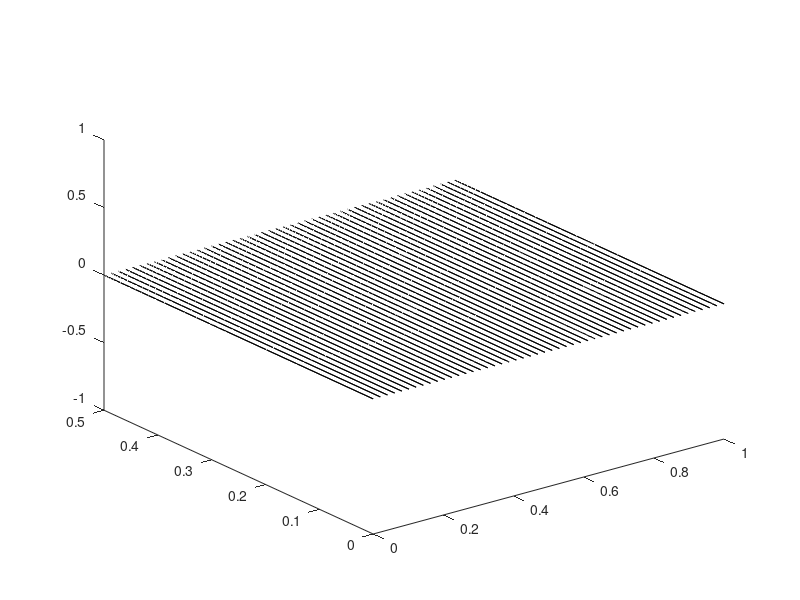

This figure's MATLAB source: (Note: this script raises an error after producing the figure.)
% 2021春

clear; clc;
n = 50;
colors = {'r', 'g', 'b', 'y', 'm'};

% plot3(0,0,0)

figure;
s = 20;

plot3(0,0,0)
k1 = 50; k2 = 50; k3 = 50; k4 = 50;

% zの定義域
a = 0; b = 1;

for i = 0:n-1
    cindex = mod(i,5) + 1;
    scolor = 'k';
    z = (b-a) / n * (i) + a;
    hold on;
    x1 = linspace(0, 1 - z^2, k1);
    y1 = sqrt(x1 - x1.^2);
    z1 = z * ones(k1);
    plot3(x1, y1, z1, scolor);
    x2 = linspace(1 - z^2, sqrt(1-z^2), k2);
    y2 = sqrt(1 - z^2 - x2.^2);
    z2 = z * ones(k2);
    plot3(x2, y2, z2, scolor);
    x3 = linspace(0, sqrt(1-z^2), k3);
    y3 = 0 * ones(k3);
    z3 = z * ones(k3);
    plot3(x3, y3, z3, scolor);
    hold off;
end


hold on;
plot3([-10, 10], [0,0], [0,0], 'k');
plot3([0,0], [-10, 10], [0,0], 'k');
plot3([0,0], [0,0], [-10, 10], 'k');

hold off;
% 軸とグリッドの設定
grid on;
axis on;
axis equal;
xlabel('X');
ylabel('Y');
zlabel('Z');
xlim([-0.5, 1.5]);
ylim([-0.5, 1.5]);
zlim([-0.5, 1.5]);

